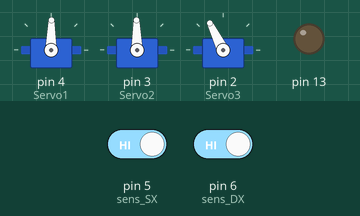
This sketch was run on a simulated Arduino Uno, built with avr-gcc and run on an emulated ATmega328P. On the bench: 3 × servo, output pins drawn as LEDs (lit = HIGH). The inputs (shaded band) are chosen by the test bench; at power-on: pin 5 (sens_SX) HIGH, pin 6 (sens_DX) HIGH.

Above: at 1.2 s.
1.3 s: pin 5 (sens_SX) driven LOW
At 1.66 s:
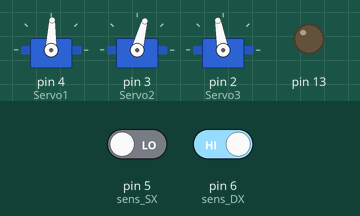
4.3 s: pin 6 (sens_DX) driven LOW
At 4.74 s:
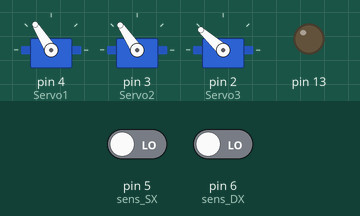
10.3 s: pin 5 (sens_SX) driven HIGH
At 11.97 s:
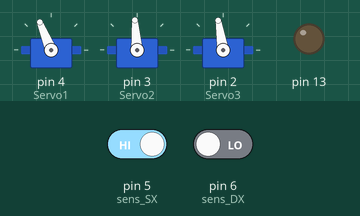
13.3 s: pin 5 (sens_SX) driven LOW and pin 6 (sens_DX) driven HIGH
At 13.5 s:
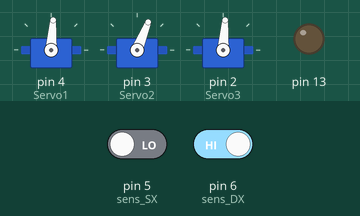
16.3 s: pin 6 (sens_DX) driven LOW
19.3 s: pin 6 (sens_DX) driven HIGH
Timing chart, 0 to 31.6 s (numbered marks = the images above; inputs shaded):
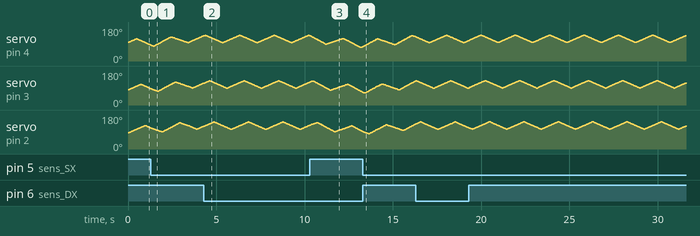

The sketch:

autonomousSwim.ino
```cpp
// sourced from Open Electronics : https://www.open-electronics.org/robofish-create-your-robot-fish-with-arduino/
// ROBOFISH
// di Segatello Mirco
#include <Servo.h>
Servo Servo1, Servo2, Servo3; // create servo object to control a servo

int i, time, obstacle;
int pos1, pos2, pos3;
int pos1R, pos2R, pos3R;
int phase=45;
int velocity=2000;
int maxDeflexion=20;
int maxDefobs=20;
int actualTime;
float shift;
const int center1=98;
const int center2=90;
const int center3=105;
const int sens_SX=5;
const int sens_DX=6;
const int lostTime=3000;

void setup(){
	Servo1.attach(4);
	Servo2.attach(3);
	Servo3.attach(2);
	pinMode(sens_SX, INPUT);
	pinMode(sens_DX, INPUT);
	pinMode(13, OUTPUT);
	time=velocity/360;
	shift=0;
}

void loop(){
	for (i=0; i<360; i++) {
		pos1 = i+2*phase;
		pos2 = i+phase;
		pos3 = i;

		if (pos1>359) pos1-=360;
		if (pos2>359) pos2-=360;
		if (pos3>359) pos3-=360;

		if (pos1>179) pos1=360-pos1;
		if (pos2>179) pos2=360-pos2;
		if (pos3>179) pos3=360-pos3;

		pos1R=map(pos1,0,180,center1-maxDeflexion-obstacle,center1+maxDeflexion-obstacle);
		pos2R=map(pos2,0,180,center2-maxDeflexion-obstacle,center2+maxDeflexion-obstacle);
		pos3R=map(pos3,0,180,center3-maxDeflexion-obstacle,center3+maxDeflexion-obstacle);

		Servo1.write(pos1R);
		Servo2.write(pos2R);
		Servo3.write(pos3R);
		delay(time);

		obstacle=int(shift);

		if (digitalRead(sens_DX)==0) {
		if (obstacle<maxDefobs) shift=shift+0.05;
		actualTime=millis();
		}
		if (digitalRead(sens_SX)==0) {
		if (obstacle > (-maxDefobs)) shift=shift-0.05;
		actualTime=millis();
		}

		if (digitalRead(sens_SX)==1 && digitalRead(sens_SX)==1 && obstacle!=0)
		if (millis()>actualTime+lostTime) {
		if (shift>0) shift=shift-0.05;
		if (shift<0) shift=shift+0.05;
		}
	}
}
```
